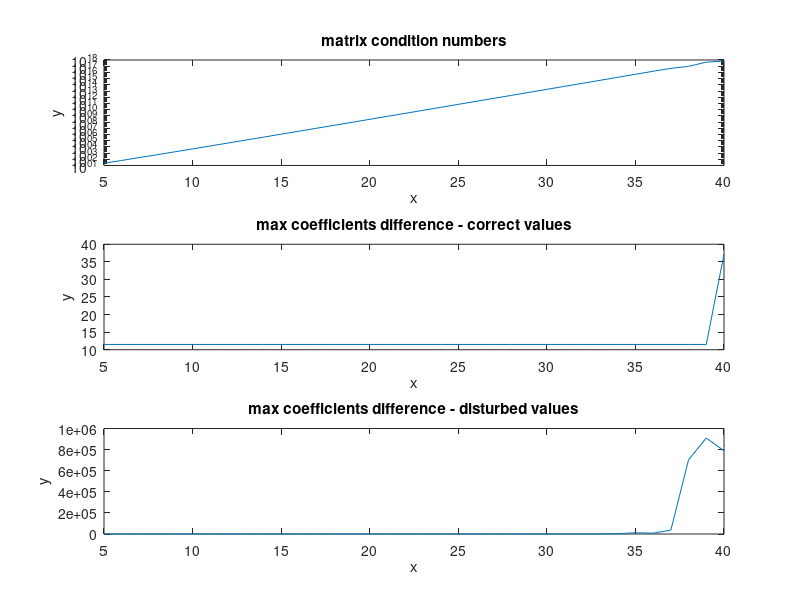

MATLAB code for this plot:
function [matrix_condition_numbers, max_coefficients_difference_1, max_coefficients_difference_2] = zadanie3()
% Zwracane są trzy wektory wierszowe:
% matrix_condition_numbers - współczynniki uwarunkowania badanych macierzy Vandermonde
% max_coefficients_difference_1 - maksymalna różnica między referencyjnymi a obliczonymi współczynnikami wielomianu,
%       gdy b zawiera wartości funkcji liniowej
% max_coefficients_difference_2 - maksymalna różnica między referencyjnymi a obliczonymi współczynnikami wielomianu,
%       gdy b zawiera zaburzone wartości funkcji liniowej

N = 5:40;

%% chart 1
matrix_condition_numbers = zeros(1, length(N));


%% chart 2
a1 = randi([20,30]);
for i = 1:length(N)
    ni = N(i);
    V = vandermonde_matrix(ni);
    matrix_condition_numbers(i) = cond(V);
    % Niech wektor b zawiera wartości funkcji liniowej
    b = linspace(0,a1,ni)';
    reference_coefficients = [ 0; a1; zeros(ni-2,1) ]; % tylko a1 jest niezerowy
    
    % Wyznacznie współczynników wielomianu interpolującego
    calculated_coefficients = V \ b;

    max_coefficients_difference_1(i) = max(abs(calculated_coefficients-reference_coefficients));
end

%% chart 3
for i = 1:length(N)
    ni = N(i);
    V = vandermonde_matrix(ni);
    
    % Niech wektor b zawiera wartości funkcji liniowej nieznacznie zaburzone
    b = linspace(0,a1,ni)' + rand(ni,1)*1e-10;
    reference_coefficients = [ 0; a1; zeros(ni-2,1) ]; % tylko a1 jest niezerowy
    
    % Wyznacznie współczynników wielomianu interpolującego
    calculated_coefficients = V \ b;
    
    max_coefficients_difference_2(i) = max(abs(calculated_coefficients-reference_coefficients));
end

subplot(3,1,1);
semilogy(N, matrix_condition_numbers);
xlabel("x");
ylabel("y");
title("matrix condition numbers")

subplot(3,1,2);
plot(N, max_coefficients_difference_1);
xlabel("x");
ylabel("y");
title("max coefficients difference - correct values")

subplot(3,1,3)
plot(N, max_coefficients_difference_2);
xlabel("x");
ylabel("y");
title("max coefficients difference - disturbed values")

end


function V = vandermonde_matrix(N)
    % Generuje macierz Vandermonde dla N równomiernie rozmieszczonych w przedziale [-1, 1] węzłów interpolacji
    x_interp = linspace(-1,1,N);
    V = ones(N, N);
    for i=1:N
        x = x_interp(i);
        for j=2:N
            V(i, j) = x^(j-1);
        end
    end
end